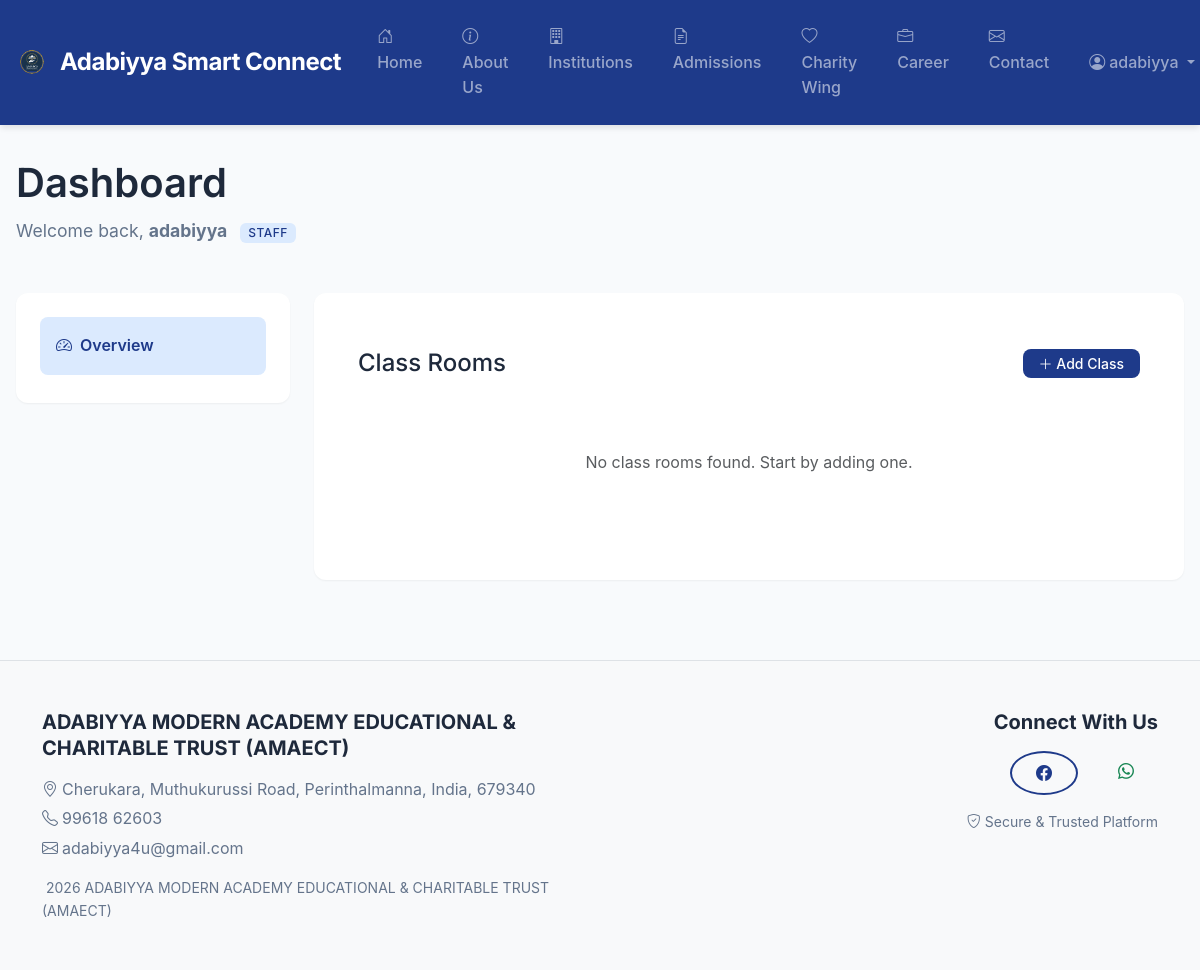
The app's page /academics/classes/ (signed in), older data.
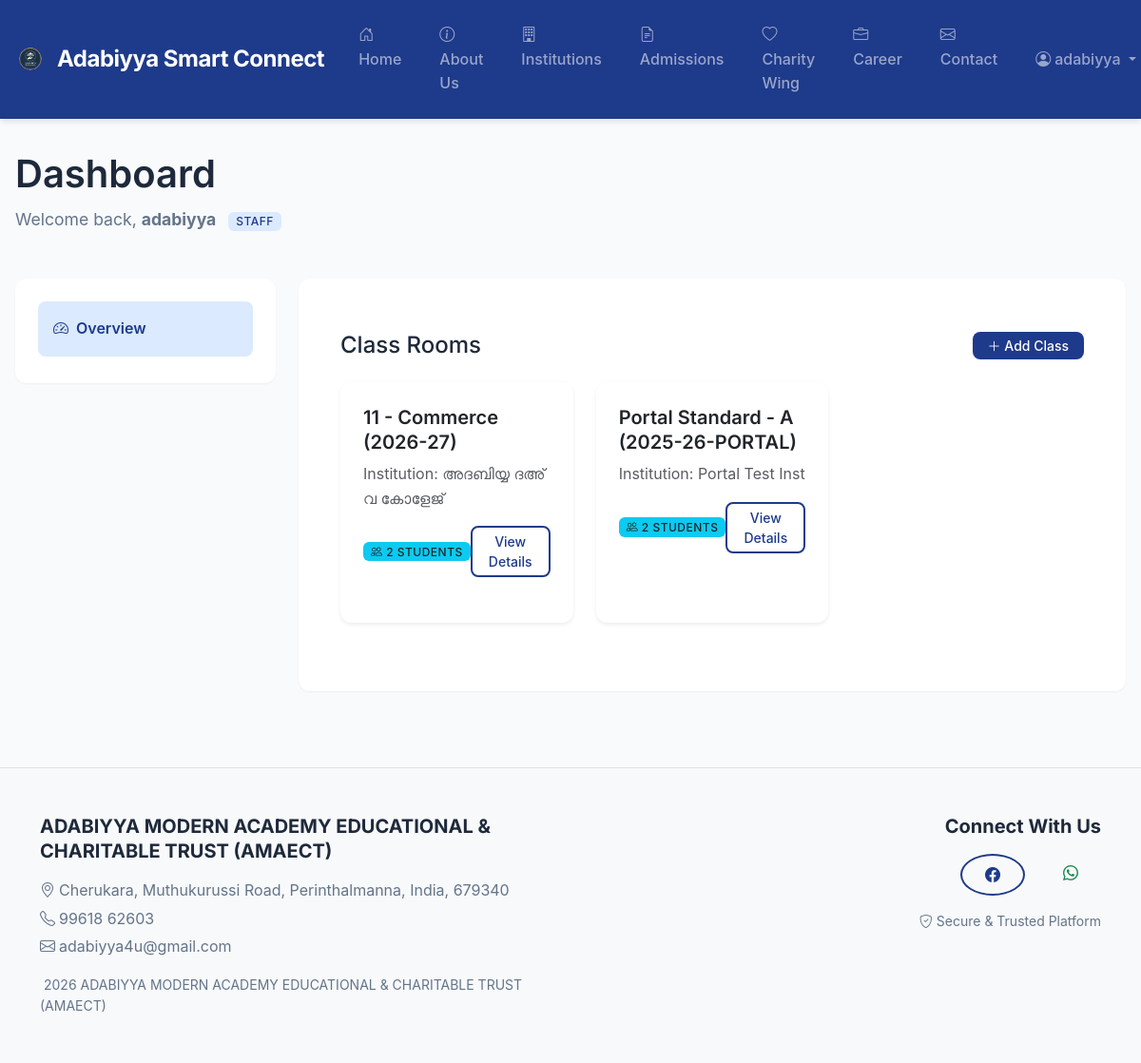
The same page, newer data.
### academics/models.py (models this page shows)
class ClassRoom(models.Model):
    institution = models.ForeignKey(
        Institution,
        on_delete=models.PROTECT,
        related_name="classrooms",
    )
    academic_year = models.ForeignKey(
        AcademicYear,
        on_delete=models.PROTECT,
        related_name="classrooms",
    )
    standard = models.CharField(
        max_length=50,
        help_text=_("e.g. Grade 1, BA Arabic, etc."),
    )
    division = models.CharField(max_length=10, blank=True, help_text=_("e.g. A, B"))
    class Meta:
        unique_together = ("institution", "academic_year", "standard", "division")
        verbose_name = _("Class Room")
        verbose_name_plural = _("Class Rooms")
    def __str__(self) -> str:
        div = f" - {self.division}" if self.division else ""
        return f"{self.standard}{div} ({self.academic_year})"

### core/models.py (models this page shows, shortened)
class AcademicYear(models.Model):
    name = models.CharField(
        max_length=20,
        unique=True,
        help_text=_("Display label, e.g. 2025-26"),
    )
    start_date = models.DateField()
    end_date = models.DateField()
    is_active = models.BooleanField(default=False)
    class Meta:
        ordering = ["-start_date"]
    def __str__(self) -> str:
        return self.name

class Institution(models.Model):
    name = models.CharField(max_length=255)
    code = models.CharField(max_length=50, unique=True)
    address = models.TextField(blank=True)
    phone = models.CharField(max_length=20, blank=True)
    email = models.EmailField(blank=True)
    description = models.TextField(blank=True, help_text=_("Detailed description of the institution"))
    image = models.ImageField(upload_to="institutions/", blank=True, null=True)
    is_active = models.BooleanField(default=True)
    class Meta:
        verbose_name = _("Institution")
        verbose_name_plural = _("Institutions")

### academics/views.py (the view)
# urls.py: path("classes/", views.ClassRoomListView.as_view(), name="classroom_list"),
class ClassRoomListView(RoleRequiredMixin, ListView):
    model = ClassRoom
    template_name = "academics/classroom_list.html"
    context_object_name = 'classrooms'
    allowed_roles = [User.Roles.ADMIN, User.Roles.STAFF]
    def get_queryset(self):
        return ClassRoom.objects.select_related('academic_year').annotate(student_count=Count('students'))

### accounts/permissions.py (called while the page is built)
    def test_func(self) -> bool:
        user: User = self.request.user
        if not user.is_authenticated:
            return False
        if not self.allowed_roles:
            return True
        return user.role in self.allowed_roles or user.is_superuser

### templates/academics/classroom_list.html
{% extends 'core/dashboard_base.html' %}
{% load static %}
{% block dashboard_content %}
<div class="container-fluid py-4">
    <div class="d-flex justify-content-between align-items-center mb-4">
        <h2 class="h4 mb-0">Class Rooms</h2>
        <a href="{% url 'academics:classroom_create' %}" class="btn btn-primary btn-sm">
            <i class="bi bi-plus-lg"></i> Add Class
        </a>
    </div>
    <div class="row">
        {% for classroom in classrooms %}
        <div class="col-md-4 mb-3">
            <div class="card h-100 shadow-sm">
                <div class="card-body">
                    <h5 class="card-title">{{ classroom }}</h5>
                    <p class="card-text text-muted">
                        Institution: {{ classroom.institution.name }}
                    </p>
                    <div class="d-flex justify-content-between align-items-center mt-3">
                        <span class="badge bg-info text-dark">
                            <i class="bi bi-people"></i> {{ classroom.student_count }} Students
                        </span>
                        <a href="{% url 'academics:classroom_detail' classroom.pk %}"
                            class="btn btn-sm btn-outline-primary">
                            View Details
                        </a>
                    </div>
                </div>
            </div>
        </div>
        {% empty %}
        <div class="col-12 text-center text-muted py-5">
            No class rooms found. Start by adding one.
        </div>
        {% endfor %}
    </div>
</div>
{% endblock %}

Row changes from the older to the newer data that the page shows:
added ClassRoom: division+standard+academic_year "11 - Commerce (2026-27)", institution.name "അദബിയ്യ ദഅ് വ കോളേജ്", student_count "2"
added ClassRoom: division+standard+academic_year "Portal Standard - A (2025-26-PORTAL)", institution.name "Portal Test Inst", student_count "2"
Text that changed along with them:
text no longer shown: "No class rooms found. Start by adding one."
